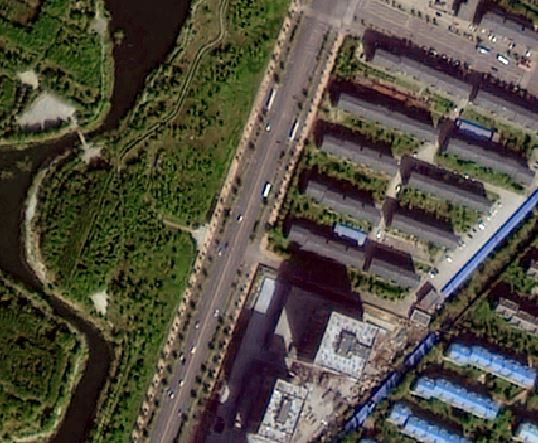
#> input picture resources/map.JPG, 538 x 443 px, found by its file name
$ python RGB_HSV.py
#> lines starting #> are read from the running program, lines starting #| are printed output that depends on the picture
import cv2 as cv


def img_in(str_path):
    # 图片输入
#> called with str_path = '../resources/map.jpg'
    image = cv.imread(str_path)
#> image is the input picture: shape (443, 538, 3); mean B, G, R 65.2, 77.8, 82.8
    return image


def img_out(win_name, image):
    # 图片输出
    cv.imshow(win_name, image)


def split(image):
    # 分量的提取
    ch1, ch2, ch3 = cv.split(image)
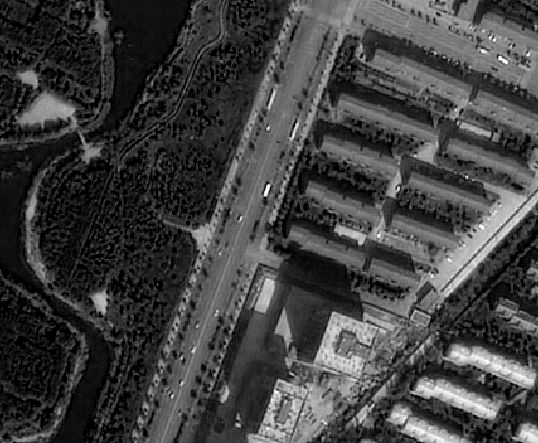
#> ch1: shape (443, 538); min 0, max 255, mean 65.2
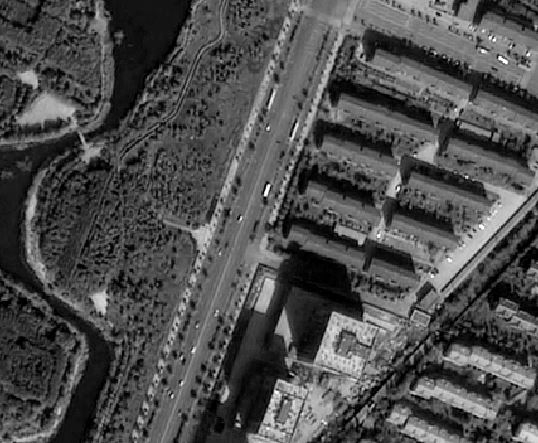
#> ch2: shape (443, 538); min 0, max 255, mean 77.8
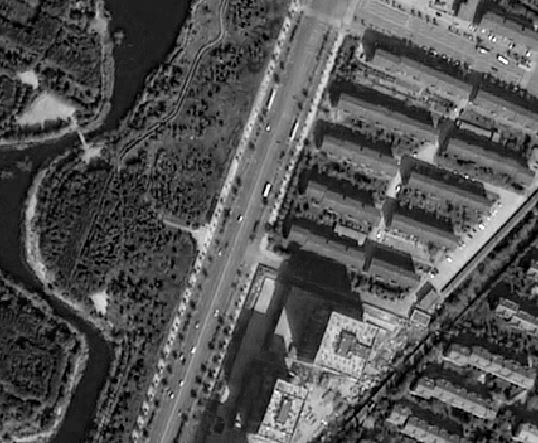
#> ch3: shape (443, 538); min 0, max 255, mean 82.8
    return ch3, ch2, ch1


# 输入输出原图
img = img_in("../resources/map.jpg")
img_out("original", img)

# RGB输出
B, G, R = split(img)
img_out("R", R)
img_out("G", G)
img_out("B", B)

# RGB转HSV
hsv = cv.cvtColor(img, cv.COLOR_RGB2HSV)
#> hsv: shape (443, 538, 3); mean H, S, V 101.6, 105.5, 87.9
img_out("hsv", hsv)

# HSV输出
H, S, V = split(hsv)
#> in split (call 2), `ch1, ch2, ch3 = cv.split(image)`:
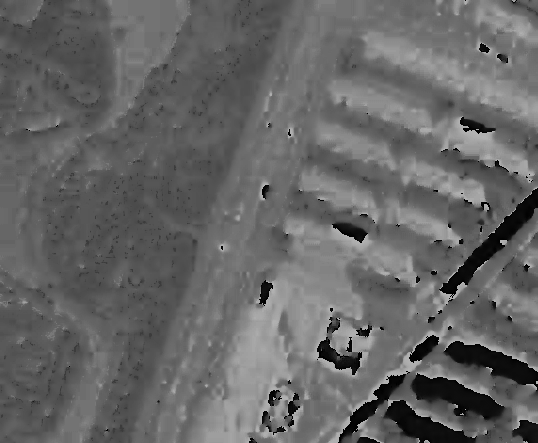
#> ch1: shape (443, 538); min 0, max 179, mean 101.6
#> in split (call 2), `ch1, ch2, ch3 = cv.split(image)`:
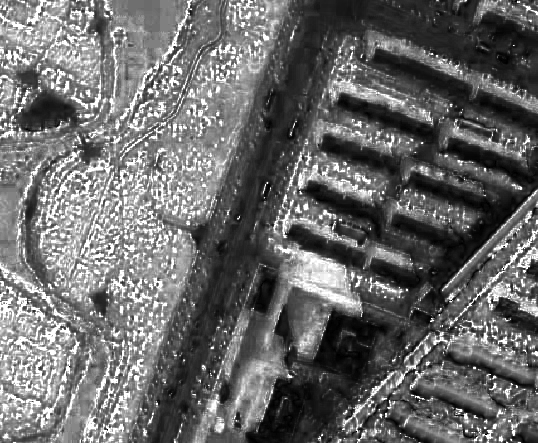
#> ch2: shape (443, 538); min 0, max 255, mean 105.5
#> in split (call 2), `ch1, ch2, ch3 = cv.split(image)`:
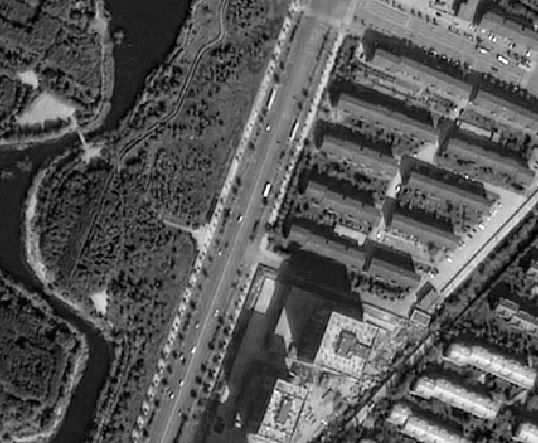
#> ch3: shape (443, 538); min 0, max 255, mean 87.9
img_out("H", H)
img_out("S", S)
img_out("V", V)

# 等待
cv.waitKey(0)
cv.destroyAllWindows()

$ run again, with resources/foreign_woman.JPG copied over resources/map.JPG
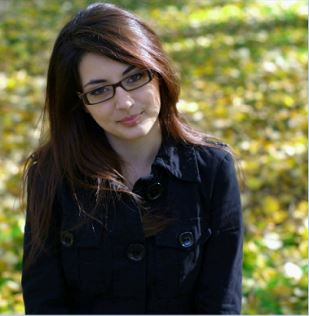
#> input picture resources/foreign_woman.JPG, 309 x 316 px, found by its file name
#> in img_in, image is the input picture: shape (316, 309, 3); mean B, G, R 62.7, 92.6, 93.9
#> hsv: shape (316, 309, 3); mean H, S, V 72.3, 121.2, 100.4
#> in split (call 2), `ch1, ch2, ch3 = cv.split(image)`:
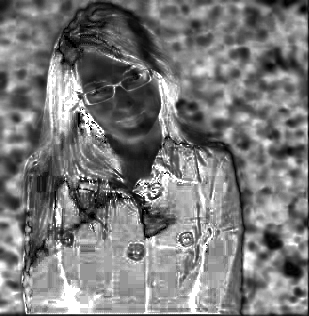
#> ch2: shape (316, 309); min 0, max 255, mean 121.2
#> in split (call 2), `ch1, ch2, ch3 = cv.split(image)`:
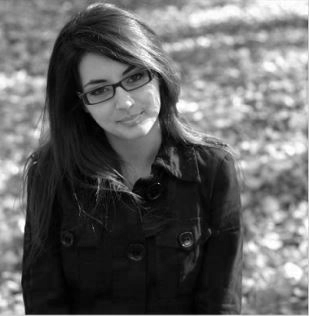
#> ch3: shape (316, 309); min 0, max 255, mean 100.4

$ run again, with resources/fruit.JPG copied over resources/map.JPG
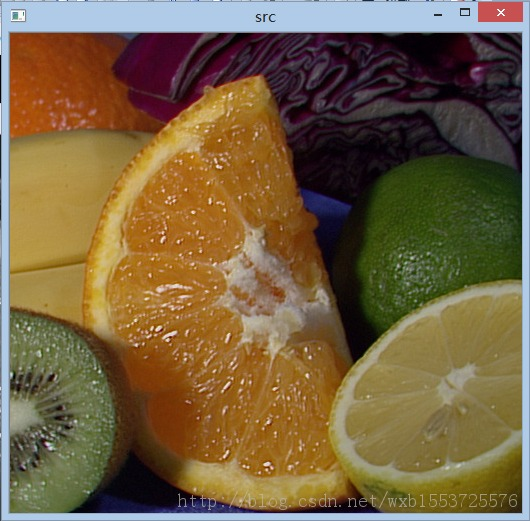
#> input picture resources/fruit.JPG, 530 x 521 px, found by its file name
#> in img_in, image is the input picture: shape (521, 530, 3); mean B, G, R 65, 97.2, 117.4
#> hsv: shape (521, 530, 3); mean H, S, V 95.6, 147.7, 125.2
#> in split (call 2), `ch1, ch2, ch3 = cv.split(image)`:
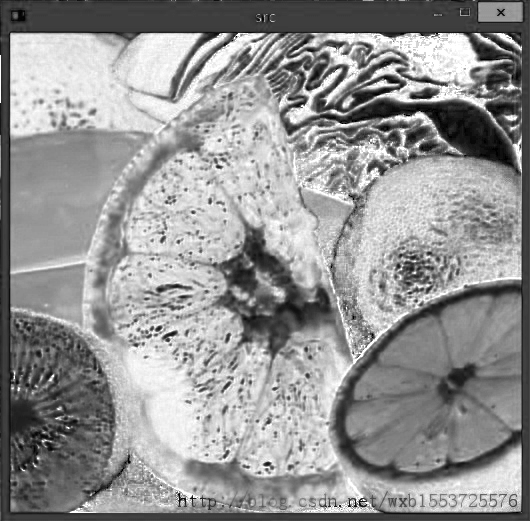
#> ch2: shape (521, 530); min 0, max 255, mean 147.7
#> in split (call 2), `ch1, ch2, ch3 = cv.split(image)`:
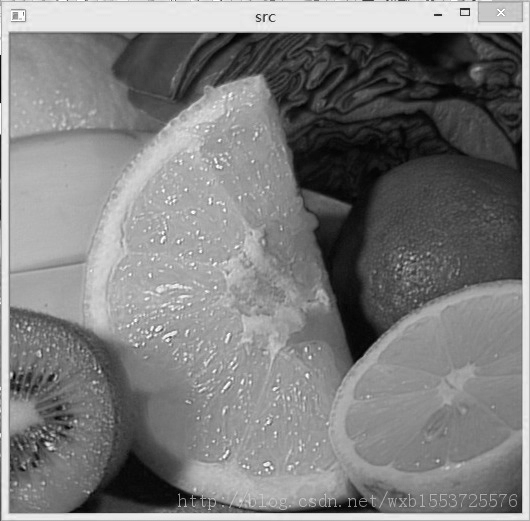
#> ch3: shape (521, 530); min 0, max 255, mean 125.2
